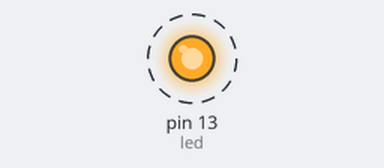
Simulated run of this sketch. Board: Arduino Uno, built with avr-gcc and run on an emulated ATmega328P. Shown: output pins drawn as LEDs (lit = HIGH). Dashed ring = blinking.

Above: at 0.5 s.
Timing chart, 0 to 3.5 s (numbered marks = the images above):
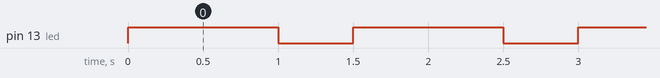

The sketch:

P03.ino
```cpp
int led = 13;
int dEncendido = 1000;
int dApagado =500;
void setup() {
  // put your setup code here, to run once:
 pinMode(led,OUTPUT);
 // input > sensores
 //output > actuadores
}

void loop() {
  // put your main code here, to run repeatedly:
 digitalWrite(led,1);
 delay(dEncendido);
 digitalWrite(led,0);
 delay(dApagado);
}
```

Measured:
- by itself, pin 13 (led): alternates HIGH for 1.0 s and LOW for 0.50 s
